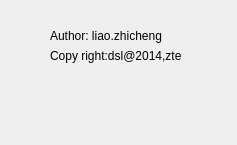
<?xml version="1.0" encoding="UTF-8"?>
<ui version="4.0">
 <class>Dialog</class>
 <widget class="QDialog" name="Dialog">
  <property name="geometry">
   <rect>
    <x>0</x>
    <y>0</y>
    <width>237</width>
    <height>145</height>
   </rect>
  </property>
  <property name="windowTitle">
   <string>about</string>
  </property>
  <widget class="QLabel" name="label">
   <property name="geometry">
    <rect>
     <x>50</x>
     <y>20</y>
     <width>141</width>
     <height>31</height>
    </rect>
   </property>
   <property name="text">
    <string>Author: liao.zhicheng</string>
   </property>
  </widget>
  <widget class="QLabel" name="label_2">
   <property name="geometry">
    <rect>
     <x>50</x>
     <y>40</y>
     <width>161</width>
     <height>31</height>
    </rect>
   </property>
   <property name="text">
    <string>Copy right:dsl@2014,zte</string>
   </property>
  </widget>
 </widget>
 <resources/>
 <connections/>
</ui>
